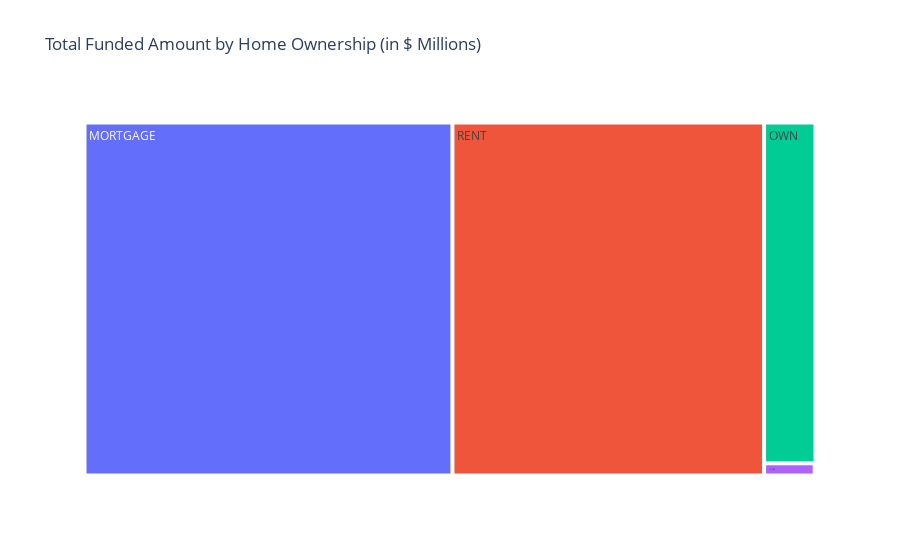

The notebook cell this image was saved under:
### Markdown cell above
### Home Ownership by Total FundedAmount

### Code cell
home_funding = df.groupby('home_ownership')['loan_amount'].sum().reset_index()
home_funding['loan_amount_millions'] = home_funding['loan_amount'] / 1_000_000

fig = px.treemap(
                    home_funding, 
                    path=['home_ownership'], 
                    values='loan_amount_millions',
                    title='Total Funded Amount by Home Ownership (in $ Millions)'
                )

fig.show()

### Figure 1 — Plotly figure (JSON) as saved in the notebook; plotly's stock layout.template omitted (floating-point values rounded to 4 significant figures)
{"data": [{"branchvalues": "total", "domain": {"x": [0, 1], "y": [0, 1]}, "hovertemplate": "labels=%{label}<br>loan_amount_millions=%{value}<br>parent=%{parent}<br>id=%{id}<extra></extra>", "ids": ["MORTGAGE", "NONE", "OTHER", "OWN", "RENT"], "labels": ["MORTGAGE", "NONE", "OTHER", "OWN", "RENT"], "name": "", "parents": ["", "", "", "", ""], "type": "treemap", "values": [219.3, 0.0168, 1.045, 29.6, 185.8]}], "layout": {"legend": {"tracegroupgap": 0}, "title": {"text": "Total Funded Amount by Home Ownership (in $ Millions)"}}}
